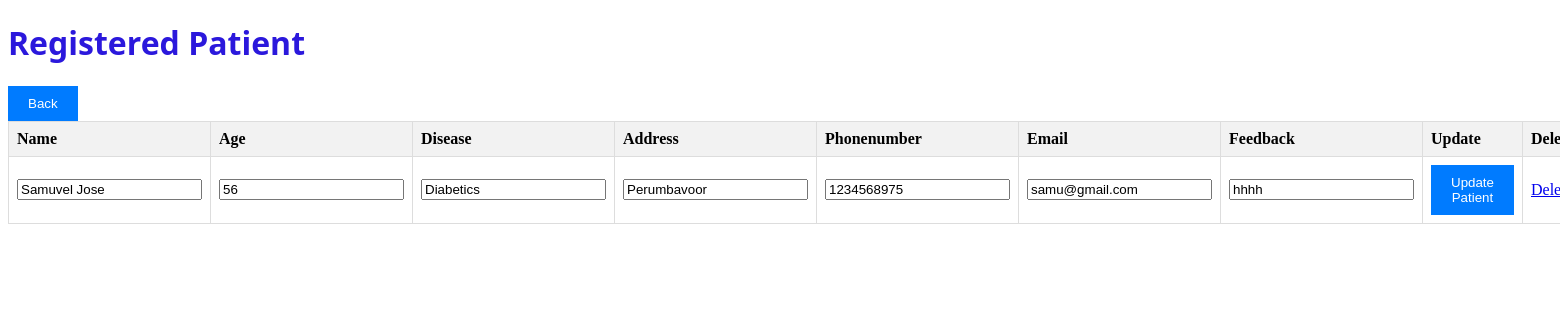
Screenshot of /hospital/27 with the database file from the repository.
### hospitalapp/models.py (models this page shows)
class Patdetails(models.Model):
    name=models.CharField(max_length=50, default='0000000')
    age=models.CharField(max_length=50, default='0000000')
    disease=models.CharField(max_length=100, default='aaa')
    doctor=models.CharField(max_length=200, default='aaa')
    address=models.CharField(max_length=100, default='0000000')
    number=models.CharField(max_length=50, default='0000000')
    email=models.EmailField(max_length=255, default='abc@gmail.com')
    feedback=models.CharField(max_length = 250,default="aaaaa")

### hospitalapp/views.py (the view)
def singlePatientView(request,patient_id):
    patient=Patdetails.objects.get(pk=patient_id)
    context={
        'patient':patient
    }
    return render(request=request,template_name='singlepatient.html',context=context)

### hospitalapp/templates/singlepatient.html (shortened to what this page needs)
{% load static %}
<!DOCTYPE html>
<html lang="en">
<head>
    <link rel="stylesheet" href="{% static 'single.css' %}">
</head>
<body>
    <h1>Registered Patient</h1>
    <table>
        <thead>
            <tr>
                <th>Name</th>
                <th>Age</th>
                <th>Disease</th>
                <th>Address</th>
                <th>Phonenumber</th>
                <th>Email</th>
                <th>Feedback</th>
                <th>Update</th>
                <th>Delete</th>
            </tr>
        </thead>
        <tbody>
            <tr>
                <form method="post" action="{% url 'updatesinglepatient' patient.pk %}">
                    <td><input type="text" value="{{ patient.name }}" name="name"></td>
                    <td><input type="text" value="{{ patient.age }}" name="age"></td>
                    <td><input type="text" value="{{ patient.disease }}" name="disease"></td>
                    <td><input type="text" value="{{ patient.address }}" name="address"></td>
                    <td><input type="number" value="{{ patient.number }}" name="number"></td>
                    <td><input type="text" value="{{ patient.email }}" name="email"></td>
                    <td><input type="text" value="{{ patient.feedback }}" name="feedback"></td>
                    <td><button type="submit" class="my-button">Update Patient</button></td>
                    <td><a href="{% url 'deletesinglepatient' patient.pk %}">Delete</a></td>
                </form>
            </tr>
                <form method="post" action="{% url 'opatients' patient.pk %}">
                    <button type="submit" class="submit_btn">Back</button>
                </form>
        </tbody>
    </table>
</body>
</html>

### hospitalapp/static/single.css (style rules this page uses)
table { border-collapse: collapse; width: 100%; margin-bottom: 20px; }
th, td { border: 1px solid #ddd; padding: 8px; text-align: left; }
th { background-color: #f2f2f2; }
button { padding: 10px 20px; background-color: #007bff; color: #fff; border: none; cursor: pointer; }
h1 { color: #2b18dc; font-family: 'Segoe UI', Tahoma, Geneva, Verdana, sans-serif; }

### rows the page displays
Patdetails: name "Samuvel Jose", age "56", disease "Diabetics", address "Perumbavoor", number "1234568975", email "samu@gmail.com", feedback "hhhh"
